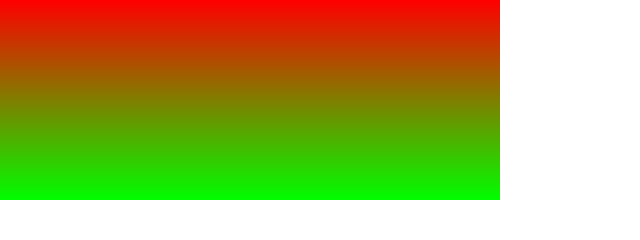
Frame 1 (no input)
Frame 60 (the mouse pressed at the canvas centre just before this capture): identical to frame 1, image omitted
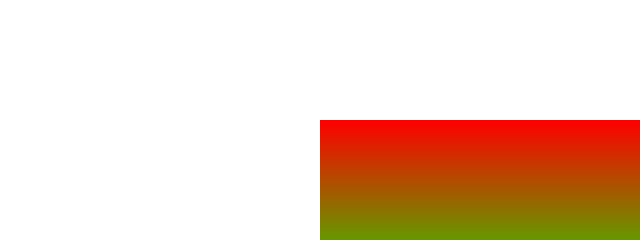
Frame 120 (the mouse held since frame 60 and released just before this capture)

The Processing sketch that drew these frames (run headless with seeded random() and noise(); from frame 60 on, the mouse is pressed at the canvas centre):

// Processing sketch: verticalgradient
// ── verticalgradient.pde
PImage grad;
 
void setup() {
  size(640, 240);
  color c1 = color(255, 0, 0);
  color c2 = color(0, 255, 0);
  grad = generateGradient(c1, c2, 500, 200);
}
 
void draw() {
  background(255);
  image(grad, mouseX, mouseY); 
}
 
// Generate a vertical gradient image
PImage generateGradient(color top, color bottom, int w, int h) {
  int tR = (top >> 16) & 0xFF;
  int tG = (top >> 8) & 0xFF;
  int tB = top & 0xFF;
  int bR = (bottom >> 16) & 0xFF;
  int bG = (bottom >> 8) & 0xFF;
  int bB = bottom & 0xFF;
 
  PImage bg = createImage(w,h,RGB);
  bg.loadPixels();
  for(int i=0; i < bg.pixels.length; i++) {
    int y = i/bg.width;
    float n = y/(float)bg.height;
    // for a horizontal gradient:
    // float n = x/(float)bg.width;
    bg.pixels[i] = color(
    lerp(tR,bR,n), 
    lerp(tG,bG,n), 
    lerp(tB,bB,n), 
    255); 
  }
  bg.updatePixels();
  return bg;
}
